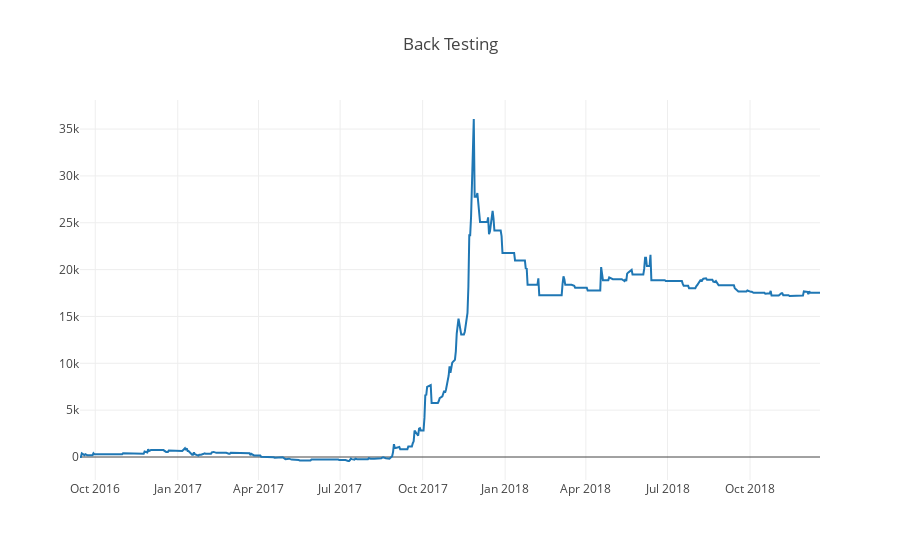

The notebook cell saved with this chart:
### Markdown cell above
### Backtesting Plot

### Code cell
df = madata
import plotly
import plotly.graph_objs as go

plotly.offline.init_notebook_mode(connected=True)

plotly.offline.iplot({
    "data": [go.Scatter(x=df['date'], y=df['net_pl'])],
    "layout": go.Layout(title="Back Testing")
})

### Figure 1 — Plotly figure (JSON) as saved in the notebook; plotly's stock layout.template omitted (floating-point values rounded to 4 significant figures; data arrays with more than 128 entries replaced by an {"elided": "..."} marker saying what was removed)
{"data": [{"type": "scatter", "uid": "21299488-f733-4561-9862-5d6541d735b1", "x": {"elided": "2248 str values"}, "y": {"elided": "2248 float values"}}], "layout": {"title": "Back Testing"}}
